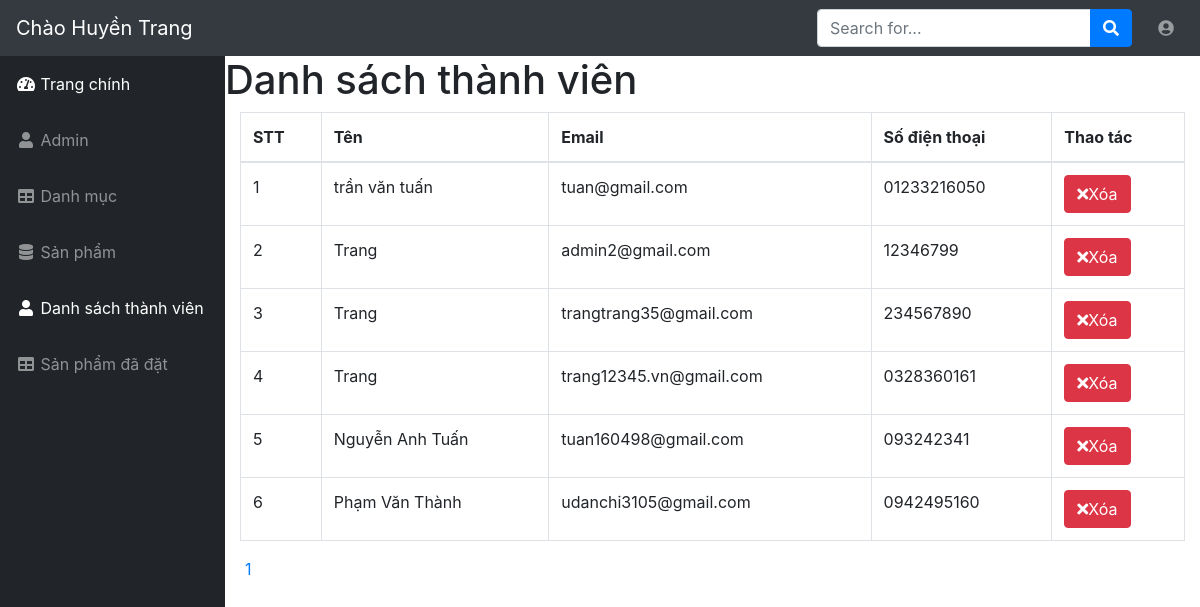
Screenshot of /admin/modules/user/index.php (signed in) with the database file from the repository.
### tables this page shows
CREATE TABLE `users` (
  `id` int(11) NOT NULL,
  `name` varchar(100) DEFAULT NULL,
  `email` varchar(100) DEFAULT NULL,
  `password` varchar(50) DEFAULT NULL,
  `phone` char(15) DEFAULT NULL,
  `address` varchar(100) DEFAULT NULL,
  `avatar` varchar(100) DEFAULT NULL,
  `status` tinyint(4) DEFAULT '1',
  `token` varchar(50) DEFAULT NULL,
  `created_at` timestamp NULL DEFAULT CURRENT_TIMESTAMP,
  `updated_at` timestamp NULL DEFAULT CURRENT_TIMESTAMP ON UPDATE CURRENT_TIMESTAMP
);

### libraries/database.php (called while the page is built, shortened)
<?php
    class Database
    {
        public $link;
        public function __construct()
        {
            $this->link = mysqli_connect("localhost","root","","bookstore") or die ();
            mysqli_set_charset($this->link,"utf8");
        }
        public function countTable($table)
        {
            $sql = "SELECT id FROM  {$table}";
            $result = mysqli_query($this->link, $sql) or die("Lỗi Truy Vấn countTable----" .mysqli_error($this->link));
            $num = mysqli_num_rows($result);
            return $num;
        }
         public  function fetchJone($table,$sql ,$page = 0,$row ,$pagi = false )
        {
            $data = [];
            if ($pagi == true )
            {
                $total = $this->countTable($table);
                $sotrang = ceil($total / $row);
                $start = ($page - 1 ) * $row ;
                $sql .= " LIMIT $start,$row";
                $data = [ "page" => $sotrang];
                $result = mysqli_query($this->link,$sql) or die("Lỗi truy vấn fetchJone ---- " .mysqli_error($this->link));
            }
            else
            {
                $result = mysqli_query($this->link,$sql) or die("Lỗi truy vấn fetchJone ---- " .mysqli_error($this->link));
            }
            if( $result)
            {
                while ($num = mysqli_fetch_assoc($result))
                {
                    $data[] = $num;
                }
            }
            return $data;
        }
    }
?>

### admin/autoload/autoload.php (called while the page is built, shortened)
<?php
    require_once  __DIR__. "/../../libraries/database.php";
    $db = new database;
 ?>

### admin/modules/user/index.php (the view, shortened to what this page needs)
<?php
    require_once  __DIR__. "/../../autoload/autoload.php";
    if(isset($_GET['page']))
    {
        $p = $_GET['page'];
    }
    else
    {
        $p = 1;
    }
    $sql = "SELECT users.* FROM users ORDER BY ID DESC  ";
    $admin = $db->fetchJone("users",$sql,$p,6,true);
    if(isset($admin['page']))
    {
        $sotrang = $admin['page'];
        unset($admin['page']);
    }
 ?>
<?php require_once  __DIR__. "/../../layouts/header.php";   ?>
                    <div class="container"><div class="row">
                        <div class="col-1g-12">
                            <h1 class="page-header">
                                Danh sách thành viên
                            </h1>
                        </div>
                    </div>
                                                       <div class="row">
                                                            <div class="col-md-12">
                                                                <div class="table-responsive">
                                        <table class="table table-bordered table-hover" >
                                            <thead>
                                                <tr>
                                                    <th>STT</th>
                                                    <th>Tên</th>
                                                    <th>Email</th>
                                                    <th>Số điện thoại</th>
                                                    <th>Thao tác</th>
                                                </tr>
                                            </thead>
                                            <tbody>
                                                <?php $stt = 1; foreach ($admin as $item): ?>
                                                    <tr>
                                                    <td><?php echo $stt ?></td>
                                                    <td><?php echo $item['name']; ?></td>
                                                    <td><?php echo $item['email']; ?></td>
                                                    <td><?php echo $item['phone']; ?></td>
                                                    <td>
                                                        <a class="btn btn-xs btn-danger" href="delete.php?id=<?php echo $item['id'] ?>"><i class="fa fa-times"></i>Xóa</a>
                                                    </td>
                                                </tr class="btn btn-xs btn-info">
                                               <?php $stt++ ;endforeach ?>
                                            </tbody>
                                        </table>
                                         <div class="pull-right">
                                        <nav aria-label="Page navigation example">
                                        <ul class="pagination">
                                            <li>
                                                <?php for ($i=1; $i <= $sotrang ; $i++) : ?>
                                                <?php
                                                    if(isset($_GET['page']))
                                                    {
                                                        $p = $_GET['page'];
                                                    }
                                                    else
                                                    {
                                                        $p = 1;
                                                    }
                                                 ?>
                                                 <li class="<?php echo ($i == $p) ?'active' : '' ?> " style="margin-left: 5px ">
                                                    <a href="?page=<?php echo $i;?>"><?php echo $i;?> </a>
                                                 </li>
                                             <?php endfor; ?>
                                            </li>
                                        </ul>
                                    </nav>
                                        </div>
                                    </div></div>
                                </div>
                            </div>
                                </div>
  <?php require_once  __DIR__. "/../../layouts/footer.php";   ?>

### rows the page displays
users: name "trần văn tuấn", email "tuan@gmail.com", phone "01233216050"
users: name "Trang", email "admin2@gmail.com", phone "12346799"
users: name "Trang", email "trangtrang35@gmail.com", phone "234567890"
users: name "Trang", email "trang12345.vn@gmail.com", phone "0328360161"
users: name "Nguyễn Anh Tuấn", email "tuan160498@gmail.com", phone "093242341"
users: name "Phạm Văn Thành", email "udanchi3105@gmail.com", phone "0942495160"

### other values shown
$_SESSION['admin_name'] "Huyền Trang"
